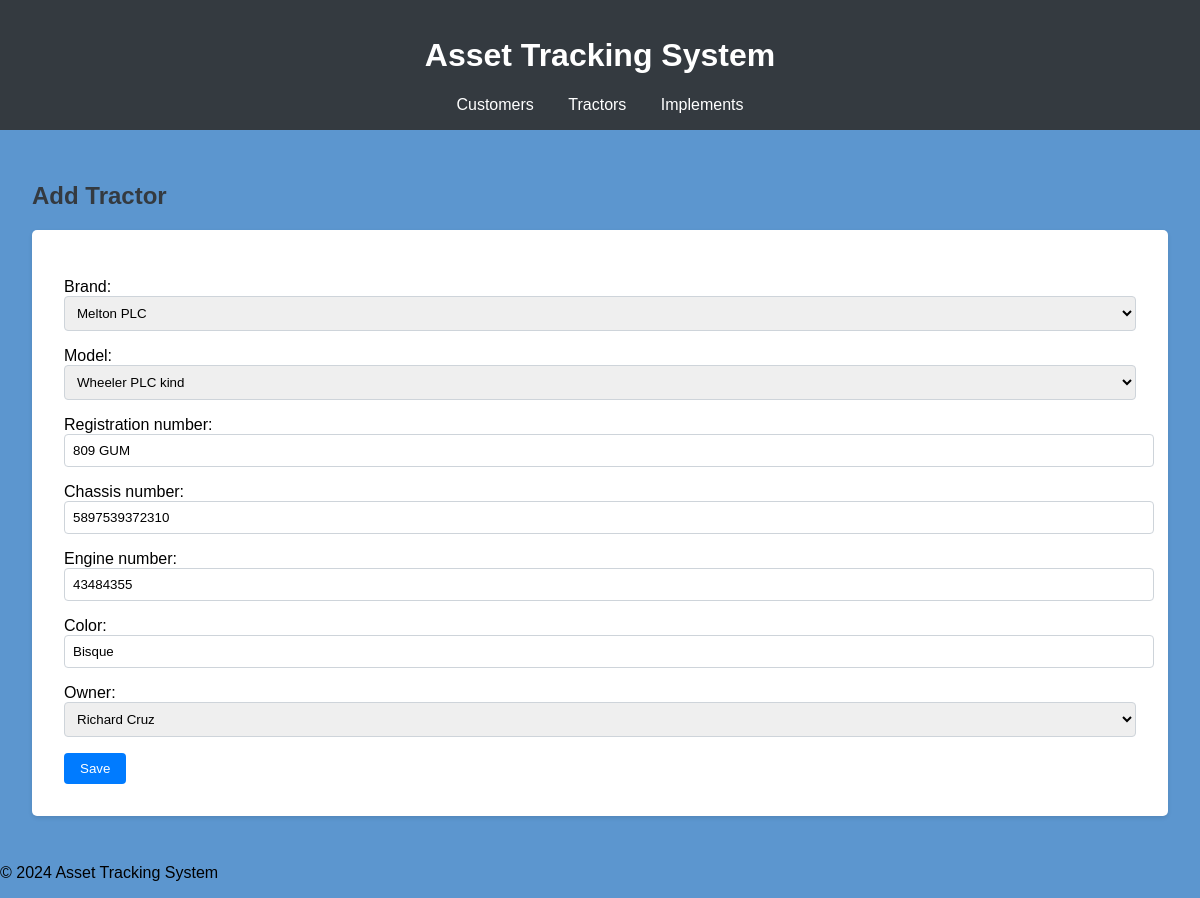
/tracker/tractors/4/edit/, run on an earlier commit of the app's database.
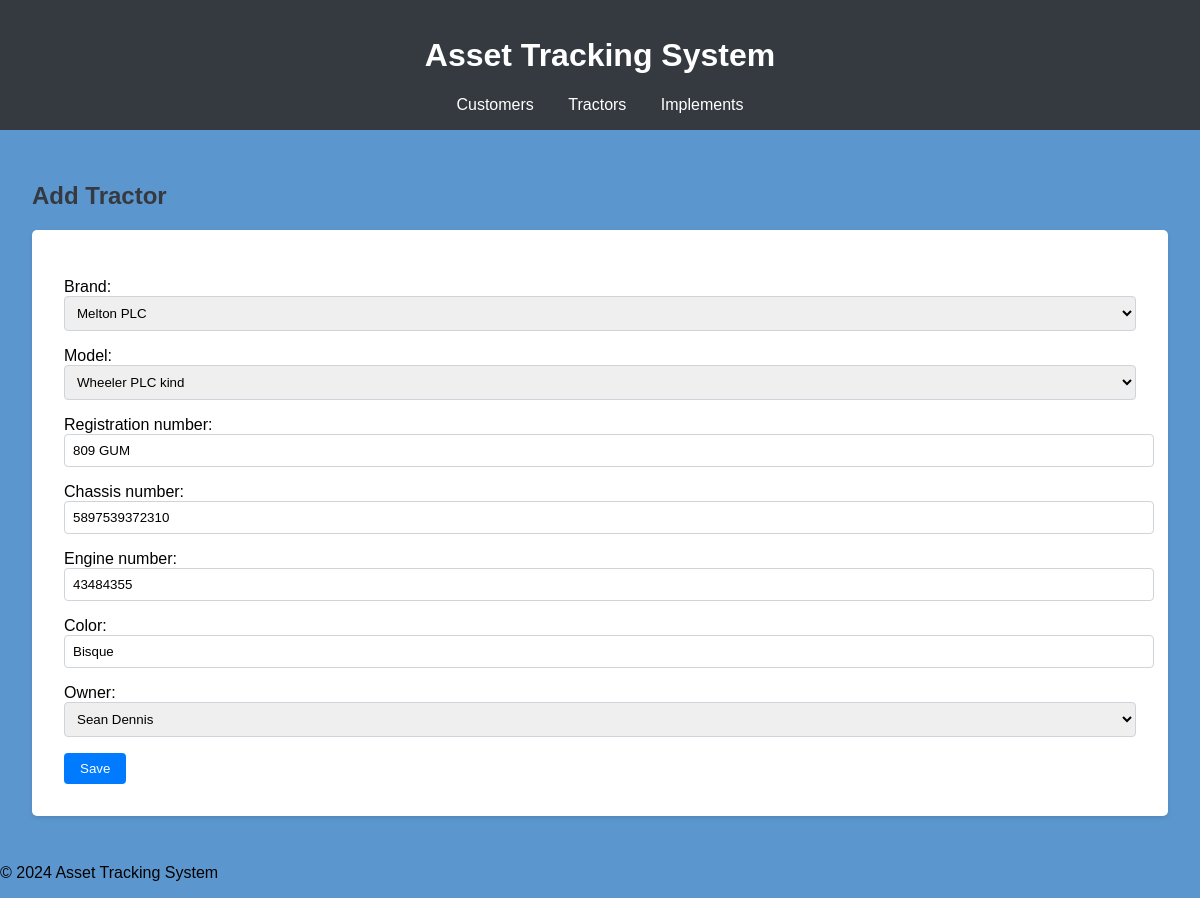
And on a later commit of the database.
### tracker/models.py (models this page shows, shortened)
class TractorDetails(models.Model):
    brand = models.ForeignKey(TractorBrand, on_delete=models.CASCADE)
    model = models.ForeignKey(TractorModel, on_delete=models.CASCADE)
    registration_number = models.CharField(max_length=100, unique=True)
    chassis_number = models.CharField(max_length=100, unique=True)
    engine_number = models.CharField(max_length=100, unique=True)
    color = models.CharField(max_length=50)
    owner = models.ForeignKey(Customer, on_delete=models.SET_NULL, null=True, blank=True, related_name='tractors_owned')
    updated_by = models.ForeignKey(User, on_delete=models.SET_NULL, null=True, blank=True, related_name='tractors_updated')
    class Meta:
        db_table = "Tractor Details"

### tracker/views.py (the view)
# urls.py: path('tractors/<int:pk>/edit/', views.tractor_update, name='tractor_update'),
def tractor_update(request, pk):
    tractor = get_object_or_404(TractorDetails, pk=pk)
    if request.method == 'POST':
        form = TractorForm(request.POST, instance=tractor)
        if form.is_valid():
            old_owner = tractor.owner
            new_tractor = form.save(commit=False)
            new_tractor.updated_by = request.user
            new_tractor.save()
            if old_owner != new_tractor.owner:
                OwnershipHistory.objects.create(
                    tractor=new_tractor,
                    previous_owner=old_owner,
                    new_owner=new_tractor.owner,
                    updated_by=request.user
                )
            return redirect('tractor_list')
    else:
        form = TractorForm(instance=tractor)
    return render(request, 'tracker/tractor_form.html', {'form': form})

### tracker/forms.py
class TractorForm(forms.ModelForm):
    class Meta:
        model = TractorDetails
        fields = ['brand', 'model', 'registration_number', 'chassis_number', 'engine_number', 'color', 'owner']

### tracker/models.py (called while the page is built)
    def __str__(self):
        return f"{self.first_name} {self.last_name}"

    def __str__(self):
        return self.name

    def __str__(self):
        return f"{self.brand.name} {self.name}"

### tracker/templates/tracker/tractor_form.html (shortened to what this page needs)
{% extends 'tracker/base_generic.html' %}
{% block content %}
{% load static %}
<h2>Add Tractor</h2>
<form method="post">
    {{ form.as_p }}
    <button type="submit">Save</button>
</form>
{% endblock %}

### tracker/templates/tracker/base_generic.html (shortened to what this page needs)
{% load static %}
<!DOCTYPE html>
<html lang="en">
<head>
    <link rel="stylesheet" type="text/css" href="{% static 'css/styles.css' %}">
</head>
<body>
    <header>
        <h1>Asset Tracking System</h1>
        <nav>
            <a href="{% url 'customer_list' %}">Customers</a>
            <a href="{% url 'tractor_list' %}">Tractors</a>
            <a href="{% url 'implement_list' %}">Implements</a>
        </nav>
    </header>
    <main>
        {% block content %}
        {% endblock %}
    </main>
    <footer>
        <p>&copy; 2024 Asset Tracking System</p>
    </footer>
</body>
</html>

### asset_tracking/static/css/styles.css (style rules this page uses)
body { font-family: Arial, sans-serif; background-color: #5c96cf; margin: 0; padding: 0; }
header { background-color: #343a40; color: white; padding: 1rem; text-align: center; }
nav a { color: white; margin: 0 15px; text-decoration: none; }
main { padding: 2rem; }
h2 { color: #343a40; }
form { background-color: white; padding: 2rem; border-radius: 5px; box-shadow: 0 2px 4px rgba(0, 0, 0, 0.1); }
form input, form select { display: block; width: 100%; margin-bottom: 1rem; padding: 0.5rem; border: 1px solid #ced4da; border-radius: 4px; }
button { background-color: #007bff; color: white; border: none; padding: 0.5rem 1rem; border-radius: 4px; cursor: pointer; }

What changed in the data, as far as the page shows it:
changed TractorDetails "Melton PLC": owner "Richard Cruz" → "Sean Dennis"
